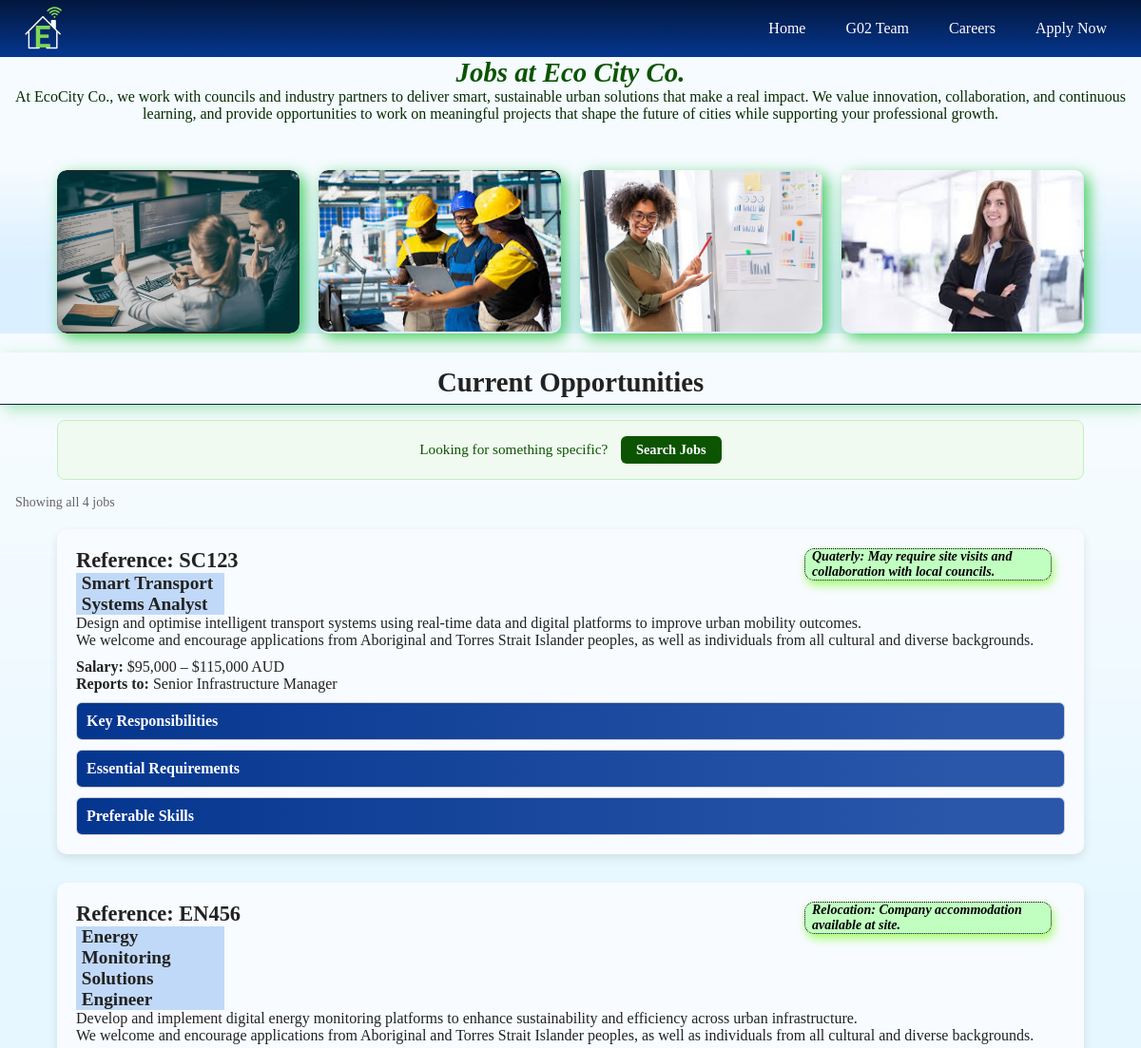
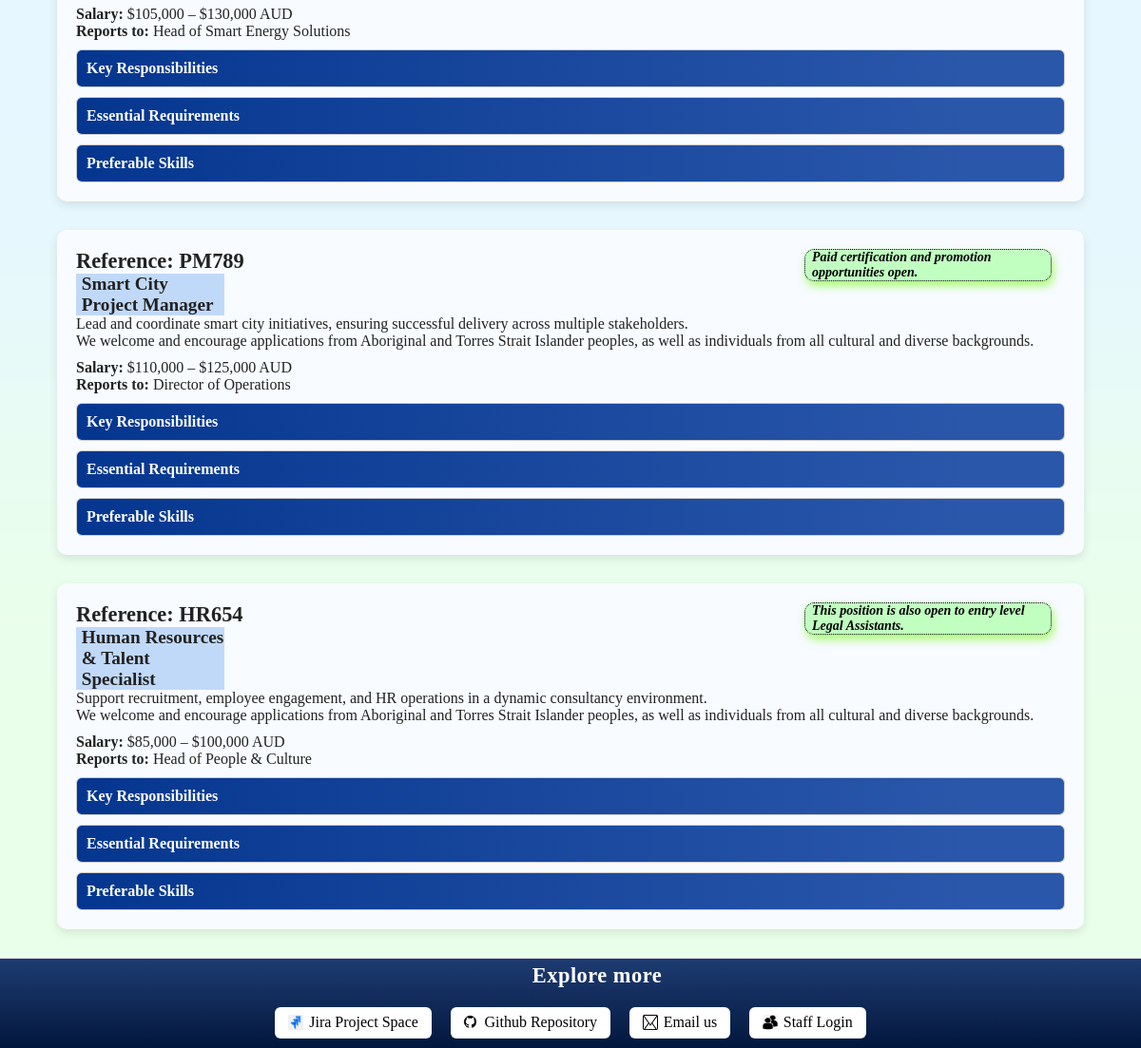
/jobs.php, run on the app's committed database (2 pictures, top to bottom).
### tables this page shows
CREATE TABLE `jobs` (
  `id` int(11) NOT NULL,
  `reference` varchar(5) NOT NULL,
  `title` varchar(100) NOT NULL,
  `description` text NOT NULL,
  `additional_info` varchar(255) DEFAULT NULL,
  `salary_range` varchar(50) DEFAULT NULL,
  `reports_to` varchar(100) DEFAULT NULL,
  `responsibilities` text DEFAULT NULL,
  `requirements` text DEFAULT NULL,
  `preferable_skills` text DEFAULT NULL
);

### jobs.php (the view, shortened to what this page needs)
<?php include 'header.inc';  ?>
<?php include 'settings.php';  ?>
<?php
$conn = mysqli_connect($host, $user, $pwd, $sql_db);
$stmt = mysqli_prepare($conn, "SELECT * FROM jobs ORDER BY id ASC");
mysqli_stmt_execute($stmt);
$result = mysqli_stmt_get_result($stmt);
$jobs = mysqli_fetch_all($result, MYSQLI_ASSOC);
?>
<main>
  <section class="jobCards">
    <h1
      class="jobsTitle"
      style="text-align:center; padding:0; color:#0c5401; font-style:italic;"
    >
      Jobs at Eco City Co.
    </h1>
    <p>
      At EcoCity Co., we work with councils and industry partners to deliver
      smart, sustainable urban solutions that make a real impact. We value
      innovation, collaboration, and continuous learning, and provide
      opportunities to work on meaningful projects that shape the future of
      cities while supporting your professional growth.
    </p>
    <div id="card-area">
      <div class="wrapper">
        <div class="box-area">
          <div class="box">
            <img
              alt="Two professionals analysing code and data on multiple computer screens in an office environment"
              src="images/analyst.png"
            >
          </div>
          <div class="box">
            <img
              alt="Engineers in safety helmets reviewing plans on a construction site for infrastructure development"
              src="images/engineer.jpg"
            >
          </div>
          <div class="box">
            <img
              alt="Professional presenting data charts and graphs on a board during a business analysis meeting"
              src="images/manager.jpg"
            >
          </div>
          <div class="box">
            <img
              alt="Confident business consultant standing in a modern office with arms crossed"
              src="images/hr_job.jpg"
            >
          </div>
        </div>
      </div>
    </div>
  </section>
  <section>
    <h1 id="careers">Current Opportunities</h1>
    <div class="search-prompt">
      Looking for something specific?
      <a href="search.php">Search Jobs</a>
    </div>
    <p class="results-count" style="font-size:14px; color:#666; margin: 0.5rem 1rem;">
      Showing all <?php echo count($jobs); ?> jobs
    </p>
    <?php if (empty($jobs)): ?>
      <p style="text-align:center; color:#666; padding:2rem;">
        No job listings available at this time. Please check back soon.
      </p>
    <?php else: ?>
      <?php foreach ($jobs as $job): ?>
      <section class="job" id="<?php echo htmlspecialchars($job['reference']); ?>">
        <aside>
          <p><?php echo htmlspecialchars($job['additional_info']); ?></p>
        </aside>
        <h2>Reference: <?php echo htmlspecialchars($job['reference']); ?></h2>
        <h3><?php echo htmlspecialchars($job['title']); ?></h3>
        <p class="job-desc">
          <?php echo nl2br(htmlspecialchars($job['description'])); ?>
        </p>
        <p><strong>Salary:</strong> <?php echo htmlspecialchars($job['salary_range']); ?></p>
        <p><strong>Reports to:</strong> <?php echo htmlspecialchars($job['reports_to']); ?></p>
        <details>
          <summary>Key Responsibilities</summary>
        </details>
        <details>
          <summary>Essential Requirements</summary>
        </details>
        <details>
          <summary>Preferable Skills</summary>
        </details>
      </section>
      <?php endforeach; ?>
    <?php endif; ?>
  </section>
</main>
<?php
  include 'footer.inc';
?>

### styles/base.css (style rules this page uses)
* { box-sizing: border-box; margin: 0; padding: 0; }
* { font-family: "Times New Roman", sans-serif; }
body { background-image: url("images/background_image.png"); background-repeat: no-repeat; background-size: cover; background-position: center; background-attachment: fixed; min-height: 100vh; color: #222; }
h1 { font-size: 1.8rem; }
h2 { font-size: 1.4rem; }
h3 { font-size: 1.2rem; }

### styles/jobs.css (style rules this page uses)
.jobCards p { text-align: center; padding: 0; color: #062b00; }
.wrapper { padding: 0 5%; background: linear-gradient(transparent, #daefff 58%); }
#card-area { padding: 0; }
.box-area { display: grid; grid-template-columns: repeat(auto-fit, minmax(210px, 1fr)); grid-gap: 20px; margin-top: 50px; }
.box { border-radius: 10px; position: relative; overflow: hidden; box-shadow: 5px 5px 15px rgba(1, 189, 29, 0.7); }
.box img { width: 100%; border-radius: 10px; display: block; transition: transform 0.5s; }
#careers { text-align: center; margin-top: 0.7em; padding: 0.5em 0 0.2em 0; border-bottom: 1px solid rgb(2, 35, 66); box-shadow: 5px 5px 15px rgba(1, 189, 29, 0.3); }
.job { background: #f8fbff; padding: 20px; margin: 20px auto 30px; border-radius: 10px; width: 90%; box-shadow: 0 4px 10px rgba(0,0,0,0.1); color: #222; }
.job-desc { margin-bottom: 10px; }
.job h3 { background-color: #c1d9f8; width: 15%; padding-left: 0.3em; }
.job details { margin-top: 10px; border-radius: 6px; overflow: hidden; border: 1px solid #ccc; }
.job summary { padding: 10px; background: linear-gradient(to right, #05368f, #2a57aa 90%); color: white; font-weight: bold; cursor: pointer; list-style: none; }
.results-count { font-size: 14px; color: #666; margin-bottom: 1rem; }

### jobs.php (style rules this page uses)
.job aside { float: right; width: 25%; margin-right: 1.0em; padding: 0 0.5em 0 0.5em; border: 1px dotted black; border-radius: 10px; color: black; background-color: rgb(193, 255, 193); font-size: 14px; font-style: italic; font-weight: bold; box-shadow: 2px 5px 10px rgba(133, 255, 52, 0.7); }
.search-prompt { text-align: center; padding: 1rem; background: #f0faf0; border: 1px solid #c1f0c1; border-radius: 8px; margin: 1rem auto; width: 90%; font-size: 0.95rem; color: #0c5401; }
.search-prompt a { display: inline-block; margin-left: 10px; padding: 6px 16px; background: #0c5401; color: #fff; border-radius: 6px; text-decoration: none; font-weight: bold; font-size: 0.9rem; }

### data on the page
jobs: additional_info "Quaterly: May require site visits and collaboration with local councils.", reference "SC123", title "Smart Transport Systems Analyst", description "Design and optimise intelligent transport systems using real-time data and digital platforms to improve urban mobility outcomes. We welcome and encourage applications from Aboriginal and Torres Strait Islander peoples, as well as individuals from all cultural and diverse backgrounds.", salary_range "$95,000 – $115,000 AUD", reports_to "Senior Infrastructure Manager"
jobs: additional_info "Relocation: Company accommodation available at site.", reference "EN456", title "Energy Monitoring Solutions Engineer", description "Develop and implement digital energy monitoring platforms to enhance sustainability and efficiency across urban infrastructure. We welcome and encourage applications from Aboriginal and Torres Strait Islander peoples, as well as individuals from all cultural and diverse backgrounds.", salary_range "$105,000 – $130,000 AUD", reports_to "Head of Smart Energy Solutions"
jobs: additional_info "Paid certification and promotion opportunities open.", reference "PM789", title "Smart City Project Manager", description "Lead and coordinate smart city initiatives, ensuring successful delivery across multiple stakeholders. We welcome and encourage applications from Aboriginal and Torres Strait Islander peoples, as well as individuals from all cultural and diverse backgrounds.", salary_range "$110,000 – $125,000 AUD", reports_to "Director of Operations"
jobs: additional_info "This position is also open to entry level Legal Assistants.", reference "HR654", title "Human Resources & Talent Specialist", description "Support recruitment, employee engagement, and HR operations in a dynamic consultancy environment. We welcome and encourage applications from Aboriginal and Torres Strait Islander peoples, as well as individuals from all cultural and diverse backgrounds.", salary_range "$85,000 – $100,000 AUD", reports_to "Head of People & Culture"

### other printed values
count($jobs) "4"
